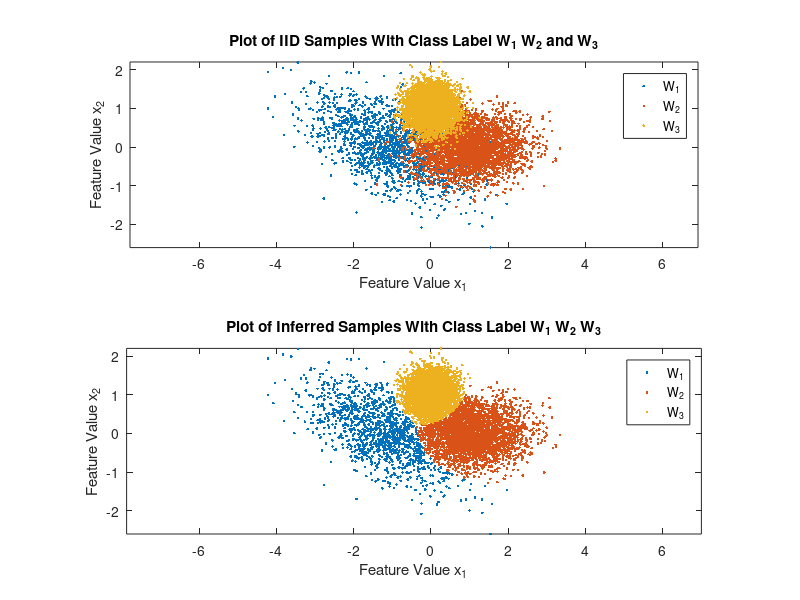
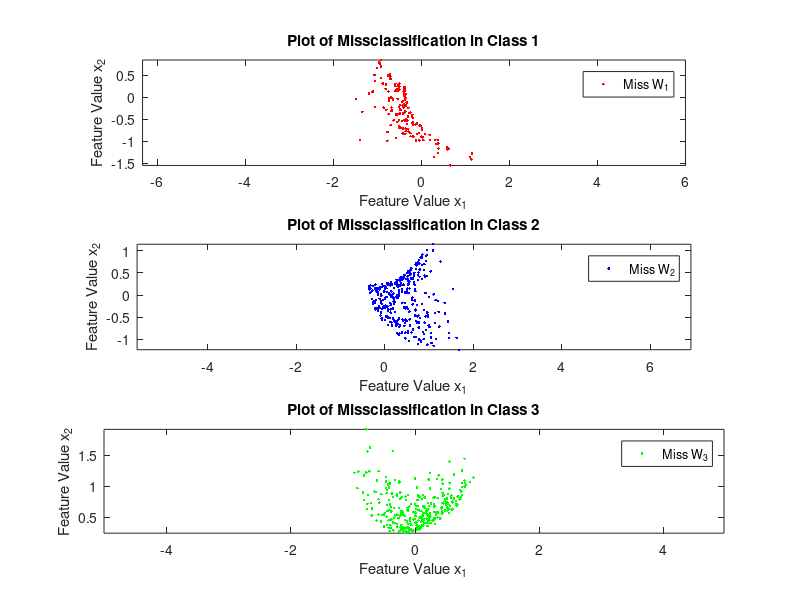

The MATLAB script that drew these images, in order:
clc;
clear;
close all;

%Values of Dataset
no_Samples=10000;
mean(:,1)=[-1;0]; cov(:,:,1)=0.1*[10 -4;-4,5]; c1_pw=0.15;%for class 1 
mean(:,2)=[1;0] ; cov(:,:,2)=0.1*[5 0;0,2];c2_pw=0.35 ;%for class 2 
mean(:,3)=[0;1] ; cov(:,:,3)= 0.1*eye(2); c3_pw=0.5 ;%for class 3


class_Priors=[c1_pw,c2_pw,c3_pw];
prior_threshold=[0,cumsum(class_Priors)];%inorder to generate datasets
prob_uni=rand(1,no_Samples);%generating 10000 samples of probablities
og_Labels=zeros(1,no_Samples);


figure(1)
%generation of dataset
for i=1:3
    pntr=find(prob_uni>=prior_threshold(i) &  prob_uni<=prior_threshold(i+1));
    og_Labels(1,pntr)=i*ones(1,length(pntr));
    count_samples(1,i)=length(pntr);
    data(:,pntr)=mvnrnd(mean(:,i),cov(:,:,i),length(pntr))';
    figure(1)
    subplot(2,1,1)
    plot(data(1,pntr),data(2,pntr),'.'); axis equal, hold on,
end
hold off
title('Plot of IID Samples With Class Label W_1 W_2 and W_3')
xlabel('Feature Value x_1')
ylabel('Feature Value x_2')
legend({'W_1','W_2','W_3'},'Location','northeast')

%Variables to store inferred class labels point 
inf_class=zeros(1,no_Samples);

%Using Minimum Probablity of Error Classification Rule for generating
%labels
countEr=0;
correct_class1=[0;0];
correct_class2=[0;0];
correct_class3=[0;0];
incorrect_class=[0;0];
%Data of misclassification as class 1 class 2 and class 3
miss_class1=[0;0];
miss_class2=[0;0];
miss_class3=[0;0];

for i=1:no_Samples
    pdf_classOne=(mvnpdf(data(:,i),mean(:,1),cov(:,:,1)))*c1_pw;
    pdf_classTwo=(mvnpdf(data(:,i),mean(:,2),cov(:,:,2)))*c2_pw;
    pdf_classThree=(mvnpdf(data(:,i),mean(:,3),cov(:,:,3)))*c3_pw;
    g1=log(pdf_classOne)+log(c1_pw)-log(pdf_classTwo)-log(c2_pw)-log(pdf_classThree)-log(c3_pw);
    g2=log(pdf_classTwo)+log(c2_pw)-log(pdf_classOne)-log(c1_pw)-log(pdf_classThree)-log(c3_pw);
    g3=log(pdf_classThree)+log(c3_pw)-log(pdf_classOne)-log(c1_pw)-log(pdf_classTwo)-log(c2_pw);
    
   if pdf_classOne>pdf_classTwo & pdf_classOne>pdf_classThree
        inf_class(1,i)=1;
    elseif pdf_classTwo>pdf_classOne & pdf_classTwo>pdf_classThree
        inf_class(1,i)=2;
    else 
        inf_class(1,i)=3;
    end
    
    noErrors(1,i)= og_Labels(1,i)==inf_class(1,i);
    
    if og_Labels(1,i)==inf_class(1,i)
       if og_Labels(1,i)==1 
            correct_class1=[correct_class1,data(:,i)];
       elseif og_Labels(1,i)==2
            correct_class2=[correct_class2,data(:,i)];
       elseif og_Labels(1,i)==3
            correct_class3=[correct_class3,data(:,i)];
       end
    else
        incorrect_class=[incorrect_class,data(:,i)];
        if inf_class(1,i)==1
             miss_class1=[miss_class1,data(:,i)];
        elseif inf_class(1,i)==2
             miss_class2=[miss_class2,data(:,i)];
        elseif inf_class(1,i)==3
             miss_class3=[miss_class3,data(:,i)];
        end
    end
    
    countEr=length(incorrect_class);%Counting no. of errors.
end
correct_class1(:,1)=[];
correct_class2(:,1)=[];
correct_class3(:,1)=[];
incorrect_class(:,1)=[];
miss_class1(:,1)=[];
miss_class2(:,1)=[];
miss_class3(:,1)=[];



subplot(2,1,2)
plot(correct_class1(1,:),correct_class1(2,:),'.'); axis equal; hold on;
plot(correct_class2(1,:),correct_class2(2,:),'.'); axis equal; hold on;
plot(correct_class3(1,:),correct_class3(2,:),'.'); axis equal; hold on;
% plot(incorrect_class(1,:),incorrect_class(2,:),'*'); axis equal; hold on;
hold off
title('Plot of Inferred Samples With Class Label W_1 W_2 W_3')
xlabel('Feature Value x_1')
ylabel('Feature Value x_2')
legend({'W_1','W_2','W_3','Missclassifications'},'Location','northeast')

p_Error=(countEr/no_Samples)*100;
display(p_Error,'The Probablity of Error is: ')

display(count_samples,'Number of Samples in each class are:')

display(countEr,'Number of Samples missclassified:')

C = confusionmat(inf_class,og_Labels);
figure(2)
confusionchart(C);

figure(3)

subplot(3,1,1)
plot(miss_class1(1,:),miss_class1(2,:),'.','color','r'); axis equal;
title('Plot of Missclassification in Class 1')
xlabel('Feature Value x_1')
ylabel('Feature Value x_2')
legend({'Miss W_1'},'Location','northeast')

subplot(3,1,2)
plot(miss_class2(1,:),miss_class2(2,:),'.','color','b'); axis equal;
title('Plot of Missclassification in Class 2')
xlabel('Feature Value x_1')
ylabel('Feature Value x_2')
legend({'Miss W_2'},'Location','northeast')

subplot(3,1,3)
plot(miss_class3(1,:),miss_class3(2,:),'.','color','g'); axis equal;
title('Plot of Missclassification in Class 3')
xlabel('Feature Value x_1')
ylabel('Feature Value x_2')
legend({'Miss W_3'},'Location','northeast')

